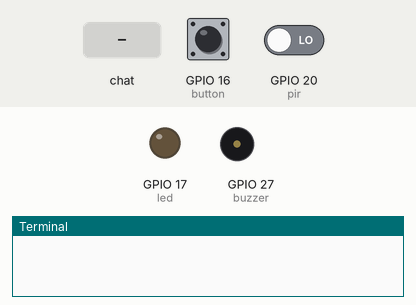
A program run on a simulated Raspberry Pi (BCM pin numbers). On the bench: output pins drawn as LEDs (lit = HIGH), buzzer (waves = sounding, pin HIGH), the last lines printed to the terminal. The inputs (shaded band) are chosen by the test bench; at power-on: GPIO 20 (pir) LOW, GPIO 16 (button) HIGH. The camera gives no picture and a still takes 0.5 s.

Above: at 1.2 s.
1.3 s: chat message "/start" arrives
At 1.9 s:
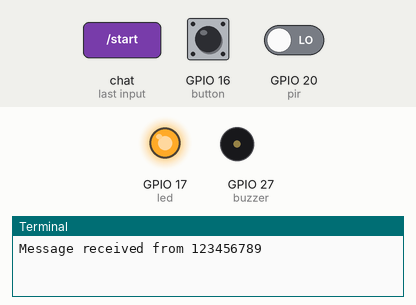
11.6 s: GPIO 20 (pir) driven LOW
Timing chart, 0 to 14.1 s (numbered marks = the images above; inputs shaded):
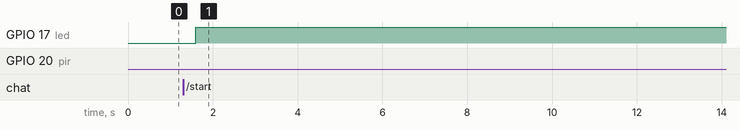

The program:

03_passiveBuzzer.py
```python
from gpiozero import MotionSensor, Button, LED, Buzzer
from picamera import PiCamera
import picamera
from email.mime.image import MIMEImage
from email.mime.multipart import MIMEMultipart
from subprocess import call
import os
import email.mime.application
import datetime
import smtplib
from time import sleep
import telepot
import sys
from telepot.loop import MessageLoop
import time

pir = MotionSensor(20)
camera = PiCamera()
led = LED(17)
button = Button(16)
buzzer = Buzzer(27)
motion = 0
motionNew = 0

def handle(msg):
    global telegramText
    global chat_id
    global sendPhoto

    chat_id = msg['chat']['id']
    telegramText = msg['text']

    print('Message received from ' + str(chat_id))

    if telegramText == '/start':
        bot.sendMessage(chat_id, 'Start Command Intiated. Interloper PI Detector Activated.')#Put your welcome note here
        main()

    elif telegramText == '/photo':
        sendPhoto = True
        bot.sendMessage(chat_id, 'Photo Command Activated.')#Put your welcome note here
        sendPhoto = False
        capture()

#    elif telegramText == '/quit':
#        bot.sendMessage(chat_id, 'The Program is now shutdown')#Put your welcome note here
#        exit()

    else:
        bot.sendMessage(chat_id, 'Invalid Command.')#Put your welcome note here

bot = telepot.Bot('5097835240:AAG69h2cxoc4_aBj8indNiorMChxo3MSbtI')
bot.message_loop(handle)

from_email_addr = 'fyazikram@gmail.com'
from_email_password = 'fyaz7860'
to_email_addr = 'fyazikram834@gmail.com'

# Photo Command Function
def capture():
    print("Captruing Photo")
    Captured1 = '/home/pi/Desktop/image.png'
    camera.rotation = 180
    camera.capture(Captured1)
    print("Sending Photo to " + str(chat_id))
    bot.sendPhoto(chat_id, photo = open('/home/pi/Desktop/image.png', 'rb'))

#Start Command Function
def main():
    Alarm_state = True
    global chat_id
    global motion
    global motionNew
    global telegramText
    global sendPhoto


    while True:

        if button.is_pressed:
            Alarm_state = True
            print('Alarm ON')

        if Alarm_state == True:
            led.on()
            sleep(1)
            if pir.motion_detected:
                print("Motion Detected")
                motion = 1
                if motionNew != motion:
                    motionNew = motion
                    sendNotification(motion)
                led.off()
                buzzer.beep()
                sleep(1)
                buzzer.off()
                #Video record
                camera.resolution = (640,480)
                camera.rotation = 180
                camera.start_recording('alert_video.h264')
                camera.wait_recording(2)
                camera.stop_recording()

                #capture images
                Captured1 = '/home/pi/Desktop/image' + datetime.datetime.now().strftime('%Y-%m-%d%H:%M:%S') + '.png'
                camera.rotation = 180
                camera.capture(Captured1)

                sleep(1)

                #coverting video from .h264 to .mp4
                command = "MP4Box -add alert_video.h264 alert_video.mp4"
                call([command], shell=True)
                print("video converted")


                #Create the Message
                msg = MIMEMultipart()
                msg[ 'Subject'] = 'INTRUDER ALERT..!!'
                msg['From'] = from_email_addr
                msg['To'] = to_email_addr


                # Video attachment
                Captured = '/home/pi/Desktop/alert_video.mp4'
                fp=open(Captured,'rb')
                att = email.mime.application.MIMEApplication(fp.read(),_subtype=".mp4")
                fp.close()
                att.add_header('Content-Disposition','attachment',filename='video' + datetime.datetime.now().strftime('%Y-%m-%d%H:%M:%S') + '.mp4')
                msg.attach(att)
                #Attach the files
                File = open(Captured1, 'rb')
                img1 = MIMEImage(File.read())
                File.close()
                msg.attach(img1)
                print("attach successful")

                #removing .h264 & .mp4 extra files
                os.remove("/home/pi/Desktop/alert_video.h264")

                #renaming file
                os.rename('alert_video.mp4', datetime.datetime.now().strftime('%Y-%m-%d%H:%M:%S') + '.mp4')

                #send Mail
                server = smtplib.SMTP('smtp.gmail.com', 587)
                server.starttls()
                server.login(from_email_addr, from_email_password)
                server.sendmail(from_email_addr, to_email_addr, msg.as_string())
                server.quit()
                print('Email sent')
                Alarm_state = True

            else:
                print("No motion detected")
                motion = 0
                #bot.sendMessage(chat_id, 'The motion sensor is not triggered!')
                if motionNew != motion:
                    motionNew = motion

def sendNotification(motion):

    global chat_id

    if motion == 1:
        filename = "./video_" + (time.strftime("%y%b%d_%H%M%S"))
        camera.start_recording(filename + ".h264")
        sleep(5)
        camera.stop_recording()
        command = "MP4Box -add " + filename + '.h264' + " " + filename + '.mp4'
        print(command)
        call([command], shell=True)
        bot.sendVideo(chat_id, video = open(filename + '.mp4', 'rb'))
        bot.sendMessage(chat_id, 'The motion sensor is triggered!')
        bot.sendMessage(chat_id, str(datetime.datetime.now()))


while 1:
    time.sleep(10)
```

Measured:
- after the input at 1.3 s, GPIO 17 (led): LOW → HIGH after 0.30 s
